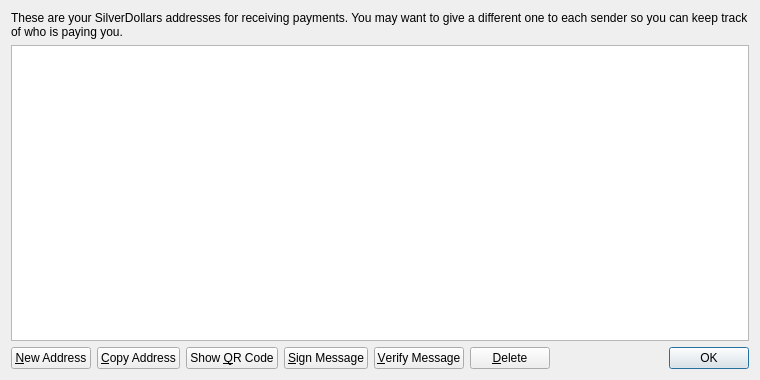
<?xml version="1.0" encoding="UTF-8"?>
<ui version="4.0">
 <class>AddressBookPage</class>
 <widget class="QWidget" name="AddressBookPage">
  <property name="geometry">
   <rect>
    <x>0</x>
    <y>0</y>
    <width>760</width>
    <height>380</height>
   </rect>
  </property>
  <property name="windowTitle">
   <string>Address Book</string>
  </property>
  <layout class="QVBoxLayout" name="verticalLayout">
   <item>
    <widget class="QLabel" name="labelExplanation">
     <property name="text">
      <string>These are your SilverDollars addresses for receiving payments. You may want to give a different one to each sender so you can keep track of who is paying you.</string>
     </property>
     <property name="textFormat">
      <enum>Qt::PlainText</enum>
     </property>
     <property name="wordWrap">
      <bool>true</bool>
     </property>
    </widget>
   </item>
   <item>
    <widget class="QTableView" name="tableView">
     <property name="contextMenuPolicy">
      <enum>Qt::CustomContextMenu</enum>
     </property>
     <property name="toolTip">
      <string>Double-click to edit address or label</string>
     </property>
     <property name="tabKeyNavigation">
      <bool>false</bool>
     </property>
     <property name="alternatingRowColors">
      <bool>true</bool>
     </property>
     <property name="selectionMode">
      <enum>QAbstractItemView::SingleSelection</enum>
     </property>
     <property name="selectionBehavior">
      <enum>QAbstractItemView::SelectRows</enum>
     </property>
     <property name="sortingEnabled">
      <bool>true</bool>
     </property>
     <attribute name="verticalHeaderVisible">
      <bool>false</bool>
     </attribute>
    </widget>
   </item>
   <item>
    <layout class="QHBoxLayout" name="horizontalLayout">
     <item>
      <widget class="QPushButton" name="newAddressButton">
       <property name="toolTip">
        <string>Create a new address</string>
       </property>
       <property name="text">
        <string>&amp;New Address</string>
       </property>
       <property name="icon">
        <iconset resource="../bitcoin.qrc">
         <normaloff>:/icons/add</normaloff>:/icons/add</iconset>
       </property>
      </widget>
     </item>
     <item>
      <widget class="QPushButton" name="copyToClipboard">
       <property name="toolTip">
        <string>Copy the currently selected address to the system clipboard</string>
       </property>
       <property name="text">
        <string>&amp;Copy Address</string>
       </property>
       <property name="icon">
        <iconset resource="../bitcoin.qrc">
         <normaloff>:/icons/editcopy</normaloff>:/icons/editcopy</iconset>
       </property>
      </widget>
     </item>
     <item>
      <widget class="QPushButton" name="showQRCode">
       <property name="text">
        <string>Show &amp;QR Code</string>
       </property>
       <property name="icon">
        <iconset resource="../bitcoin.qrc">
         <normaloff>:/icons/qrcode</normaloff>:/icons/qrcode</iconset>
       </property>
      </widget>
     </item>
     <item>
      <widget class="QPushButton" name="signMessage">
       <property name="toolTip">
        <string>Sign a message to prove you own a Bitcoin address</string>
       </property>
       <property name="text">
        <string>&amp;Sign Message</string>
       </property>
       <property name="icon">
        <iconset resource="../bitcoin.qrc">
         <normaloff>:/icons/edit</normaloff>:/icons/edit</iconset>
       </property>
      </widget>
     </item>
     <item>
      <widget class="QPushButton" name="verifyMessage">
       <property name="toolTip">
        <string>Verify a message to ensure it was signed with a specified Bitcoin address</string>
       </property>
       <property name="text">
        <string>&amp;Verify Message</string>
       </property>
       <property name="icon">
        <iconset resource="../bitcoin.qrc">
         <normaloff>:/icons/transaction_0</normaloff>:/icons/transaction_0</iconset>
       </property>
      </widget>
     </item>
     <item>
      <widget class="QPushButton" name="deleteButton">
       <property name="toolTip">
        <string>Delete the currently selected address from the list. Only sending addresses can be deleted.</string>
       </property>
       <property name="text">
        <string>&amp;Delete</string>
       </property>
       <property name="icon">
        <iconset resource="../bitcoin.qrc">
         <normaloff>:/icons/remove</normaloff>:/icons/remove</iconset>
       </property>
      </widget>
     </item>
     <item>
      <spacer name="horizontalSpacer">
       <property name="orientation">
        <enum>Qt::Horizontal</enum>
       </property>
       <property name="sizeHint" stdset="0">
        <size>
         <width>40</width>
         <height>20</height>
        </size>
       </property>
      </spacer>
     </item>
     <item>
      <widget class="QDialogButtonBox" name="buttonBox">
       <property name="sizePolicy">
        <sizepolicy hsizetype="Maximum" vsizetype="Fixed">
         <horstretch>0</horstretch>
         <verstretch>0</verstretch>
        </sizepolicy>
       </property>
       <property name="standardButtons">
        <set>QDialogButtonBox::Ok</set>
       </property>
      </widget>
     </item>
    </layout>
   </item>
  </layout>
 </widget>
 <resources>
  <include location="../bitcoin.qrc"/>
 </resources>
 <connections/>
</ui>
